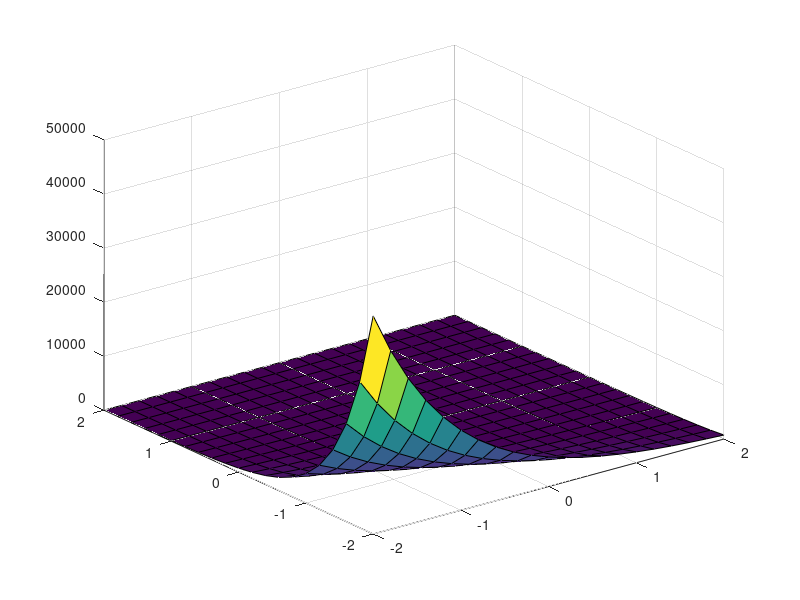
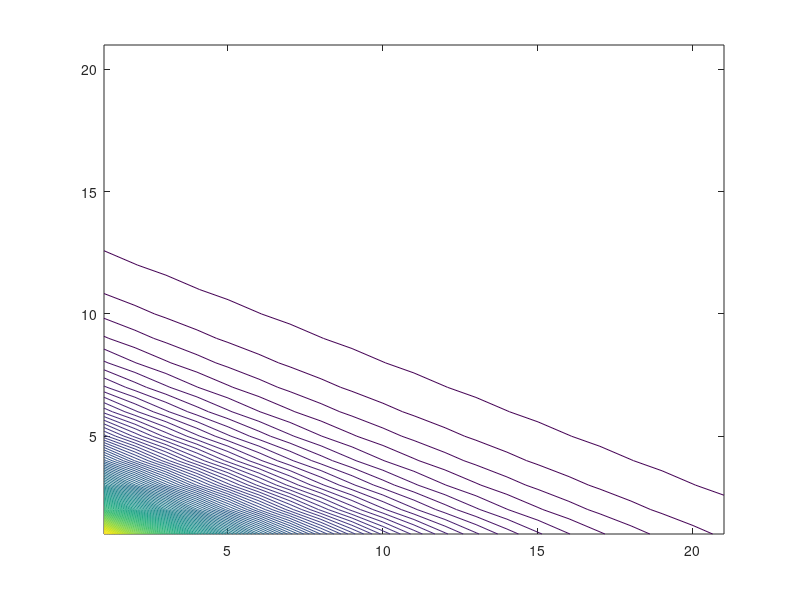

MATLAB code to generate these figures, in order:
clc;
close all;
clear;

[X,Y] = meshgrid(-2:.2:2);                                
Z = 100 .* exp(-X-2*Y);
surf(X,Y,Z)
hold on
figure
contour(Z,100)
colormap default 